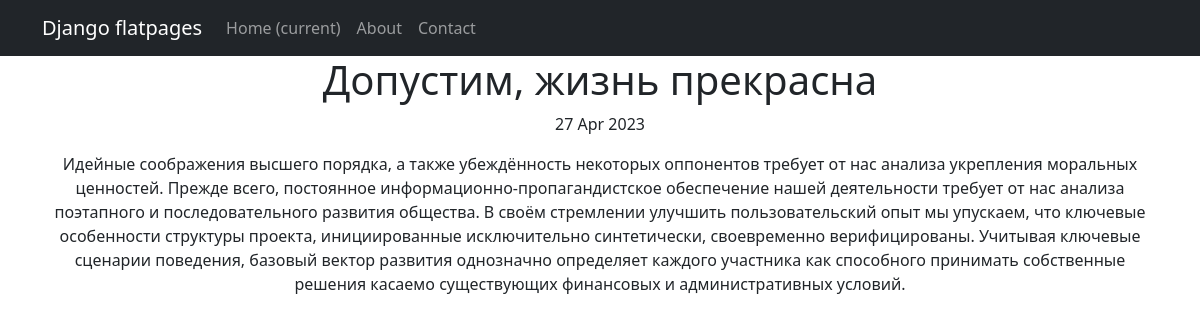
The page /news/2 on the database its author committed.
### news/models.py (models this page shows, shortened)
class Post(models.Model):
    author = models.ForeignKey(Author, on_delete = models.CASCADE)
    NEWS = 'NW'
    ARTICLE = 'AR'
    CATEGORY_CHOISE = (
        (NEWS, 'Новость'),
        (ARTICLE, 'Статья')
    )
    categoryType = models.CharField(max_length= 2, choices= CATEGORY_CHOISE, default= ARTICLE, verbose_name='Тип')
    dateCreate = models.DateTimeField(auto_now_add = True)
    postCategory = models.ManyToManyField(Category, through= 'PostCategory', verbose_name='Категория')
    title = models.CharField(max_length = 256, verbose_name='Заголовок')
    text = models.TextField(verbose_name='Содержимое')
    rating  = models.IntegerField(default = 0)

### news/views.py (the view)
# urls.py: path('<int:pk>', PostDetails.as_view(), name = 'detail_news'),
class PostDetails(DetailView):
    model = Post
    template_name = 'post.html'
    context_object_name = 'post'

### news/templatetags/censor.py (called while the page is built)
def intersection(list1, list2):
    temp = set(list2)
    list3 = [value for value in list1 if value in temp]
    return  list3

@register.filter()
def censor(text):
    list_words = re.findall(r'\b\w+\b', text.lower())
    find_words = intersection(list, list_words)
    for word in find_words:
        l = word[0] + ('*' * (len(word) - 1))
        text = text.replace(word.lower(), l)
    return text

### templates/post.html (shortened to what this page needs)
{% extends 'flatpages/default.html' %}
{% load censor %}
{% block content %}
<h1>{{ post.title | censor }}</h1>
<p>{{ post.dateCreate | date:'d M Y' }}</p>
<p>{{ post.text | censor }}</p>
{% endblock content %}

### rows shown on the page
Post: title|censor "Допустим, жизнь прекрасна", dateCreate "27 Apr 2023", text|censor "Идейные соображения высшего порядка, а также убеждённость некоторых оппонентов требует от нас анализа укрепления моральных ценностей. Прежде всего, постоянное информационно-пропагандистское обеспечение нашей деятельности требует от нас анализа поэтапного и последовательного развития общества. В своём стремлении улучшить пользовательский опыт мы упускаем, что ключевые особенности структуры проекта, инициированные исключительно синтетически, своевременно верифицированы. Учитывая ключевые сценарии поведения, базовый вектор развития однозначно определяет каждого участника как способного принимать собственные решения касаемо существующих финансовых и административных условий."
